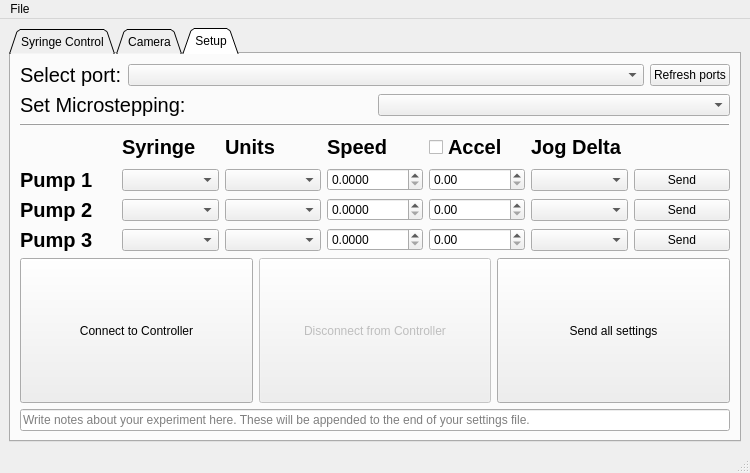
<?xml version="1.0" encoding="UTF-8"?>
<ui version="4.0">
 <class>MainWindow</class>
 <widget class="QMainWindow" name="MainWindow">
  <property name="geometry">
   <rect>
    <x>0</x>
    <y>0</y>
    <width>750</width>
    <height>473</height>
   </rect>
  </property>
  <property name="windowTitle">
   <string>Poseidon Controller</string>
  </property>
  <widget class="QWidget" name="centralwidget">
   <layout class="QVBoxLayout" name="verticalLayout">
    <item>
     <widget class="QTabWidget" name="tabWidget">
      <property name="focusPolicy">
       <enum>Qt::TabFocus</enum>
      </property>
      <property name="acceptDrops">
       <bool>false</bool>
      </property>
      <property name="tabPosition">
       <enum>QTabWidget::North</enum>
      </property>
      <property name="tabShape">
       <enum>QTabWidget::Triangular</enum>
      </property>
      <property name="currentIndex">
       <number>2</number>
      </property>
      <property name="iconSize">
       <size>
        <width>16</width>
        <height>16</height>
       </size>
      </property>
      <property name="movable">
       <bool>false</bool>
      </property>
      <widget class="QWidget" name="control">
       <attribute name="title">
        <string>Syringe Control</string>
       </attribute>
       <layout class="QHBoxLayout" name="horizontalLayout_10">
        <item>
         <layout class="QHBoxLayout" name="horizontalLayout_3">
          <item>
           <layout class="QVBoxLayout" name="verticalLayout_9">
            <item>
             <layout class="QGridLayout" name="gridLayout_6">
              <item row="0" column="2">
               <widget class="Line" name="line_4">
                <property name="frameShadow">
                 <enum>QFrame::Raised</enum>
                </property>
                <property name="lineWidth">
                 <number>3</number>
                </property>
                <property name="orientation">
                 <enum>Qt::Vertical</enum>
                </property>
               </widget>
              </item>
              <item row="0" column="0">
               <widget class="QLabel" name="label">
                <property name="font">
                 <font>
                  <pointsize>15</pointsize>
                  <weight>75</weight>
                  <bold>true</bold>
                 </font>
                </property>
                <property name="text">
                 <string/>
                </property>
                <property name="alignment">
                 <set>Qt::AlignCenter</set>
                </property>
               </widget>
              </item>
              <item row="2" column="3">
               <widget class="QLCDNumber" name="p2_incremental_DISP">
                <property name="frameShape">
                 <enum>QFrame::Panel</enum>
                </property>
                <property name="frameShadow">
                 <enum>QFrame::Sunken</enum>
                </property>
                <property name="digitCount">
                 <number>5</number>
                </property>
               </widget>
              </item>
              <item row="3" column="4">
               <widget class="QLCDNumber" name="p3_remain_DISP">
                <property name="frameShape">
                 <enum>QFrame::Panel</enum>
                </property>
                <property name="frameShadow">
                 <enum>QFrame::Sunken</enum>
                </property>
                <property name="digitCount">
                 <number>5</number>
                </property>
               </widget>
              </item>
              <item row="0" column="3">
               <layout class="QHBoxLayout" name="horizontalLayout_12">
                <item>
                 <widget class="QCheckBox" name="p2_activate_CHECKBOX">
                  <property name="sizePolicy">
                   <sizepolicy hsizetype="Maximum" vsizetype="Fixed">
                    <horstretch>0</horstretch>
                    <verstretch>0</verstretch>
                   </sizepolicy>
                  </property>
                  <property name="text">
                   <string/>
                  </property>
                 </widget>
                </item>
                <item>
                 <widget class="QLabel" name="label_6">
                  <property name="font">
                   <font>
                    <pointsize>15</pointsize>
                    <weight>75</weight>
                    <bold>true</bold>
                   </font>
                  </property>
                  <property name="text">
                   <string>Pump 2</string>
                  </property>
                  <property name="alignment">
                   <set>Qt::AlignCenter</set>
                  </property>
                 </widget>
                </item>
               </layout>
              </item>
              <item row="2" column="0">
               <widget class="QLabel" name="label_56">
                <property name="font">
                 <font>
                  <pointsize>15</pointsize>
                 </font>
                </property>
                <property name="text">
                 <string>Incremental</string>
                </property>
                <property name="alignment">
                 <set>Qt::AlignCenter</set>
                </property>
               </widget>
              </item>
              <item row="2" column="4">
               <widget class="QLCDNumber" name="p3_incremental_DISP">
                <property name="frameShape">
                 <enum>QFrame::Panel</enum>
                </property>
                <property name="frameShadow">
                 <enum>QFrame::Sunken</enum>
                </property>
                <property name="digitCount">
                 <number>5</number>
                </property>
               </widget>
              </item>
              <item row="0" column="1">
               <layout class="QHBoxLayout" name="horizontalLayout_14">
                <item>
                 <widget class="QCheckBox" name="p1_activate_CHECKBOX">
                  <property name="sizePolicy">
                   <sizepolicy hsizetype="Maximum" vsizetype="Fixed">
                    <horstretch>0</horstretch>
                    <verstretch>0</verstretch>
                   </sizepolicy>
                  </property>
                  <property name="text">
                   <string/>
                  </property>
                 </widget>
                </item>
                <item>
                 <widget class="QLabel" name="label_8">
                  <property name="font">
                   <font>
                    <pointsize>15</pointsize>
                    <weight>75</weight>
                    <bold>true</bold>
                   </font>
                  </property>
                  <property name="text">
                   <string>Pump 1</string>
                  </property>
                  <property name="alignment">
                   <set>Qt::AlignCenter</set>
                  </property>
                 </widget>
                </item>
               </layout>
              </item>
              <item row="3" column="0">
               <widget class="QLabel" name="label_57">
                <property name="font">
                 <font>
                  <pointsize>15</pointsize>
                 </font>
                </property>
                <property name="text">
                 <string>Remain</string>
                </property>
                <property name="alignment">
                 <set>Qt::AlignCenter</set>
                </property>
               </widget>
              </item>
              <item row="1" column="3">
               <widget class="QLCDNumber" name="p2_absolute_DISP">
                <property name="frameShape">
                 <enum>QFrame::Panel</enum>
                </property>
                <property name="frameShadow">
                 <enum>QFrame::Sunken</enum>
                </property>
                <property name="digitCount">
                 <number>5</number>
                </property>
               </widget>
              </item>
              <item row="3" column="1">
               <widget class="QLCDNumber" name="p1_remain_DISP">
                <property name="frameShape">
                 <enum>QFrame::Panel</enum>
                </property>
                <property name="frameShadow">
                 <enum>QFrame::Sunken</enum>
                </property>
                <property name="digitCount">
                 <number>5</number>
                </property>
               </widget>
              </item>
              <item row="2" column="1">
               <widget class="QLCDNumber" name="p1_incremental_DISP">
                <property name="frameShape">
                 <enum>QFrame::Panel</enum>
                </property>
                <property name="frameShadow">
                 <enum>QFrame::Sunken</enum>
                </property>
                <property name="digitCount">
                 <number>5</number>
                </property>
               </widget>
              </item>
              <item row="1" column="0">
               <widget class="QLabel" name="label_58">
                <property name="font">
                 <font>
                  <pointsize>15</pointsize>
                 </font>
                </property>
                <property name="text">
                 <string>Absolute</string>
                </property>
                <property name="alignment">
                 <set>Qt::AlignCenter</set>
                </property>
               </widget>
              </item>
              <item row="1" column="4">
               <widget class="QLCDNumber" name="p3_absolute_DISP">
                <property name="frameShape">
                 <enum>QFrame::Panel</enum>
                </property>
                <property name="frameShadow">
                 <enum>QFrame::Sunken</enum>
                </property>
                <property name="digitCount">
                 <number>5</number>
                </property>
               </widget>
              </item>
              <item row="3" column="3">
               <widget class="QLCDNumber" name="p2_remain_DISP">
                <property name="frameShape">
                 <enum>QFrame::Panel</enum>
                </property>
                <property name="frameShadow">
                 <enum>QFrame::Sunken</enum>
                </property>
                <property name="digitCount">
                 <number>5</number>
                </property>
               </widget>
              </item>
              <item row="0" column="4">
               <layout class="QHBoxLayout" name="horizontalLayout_13">
                <item>
                 <widget class="Line" name="line_5">
                  <property name="frameShadow">
                   <enum>QFrame::Raised</enum>
                  </property>
                  <property name="lineWidth">
                   <number>3</number>
                  </property>
                  <property name="orientation">
                   <enum>Qt::Vertical</enum>
                  </property>
                 </widget>
                </item>
                <item>
                 <widget class="QCheckBox" name="p3_activate_CHECKBOX">
                  <property name="sizePolicy">
                   <sizepolicy hsizetype="Maximum" vsizetype="Fixed">
                    <horstretch>0</horstretch>
                    <verstretch>0</verstretch>
                   </sizepolicy>
                  </property>
                  <property name="text">
                   <string/>
                  </property>
                 </widget>
                </item>
                <item>
                 <widget class="QLabel" name="label_25">
                  <property name="font">
                   <font>
                    <pointsize>15</pointsize>
                    <weight>75</weight>
                    <bold>true</bold>
                   </font>
                  </property>
                  <property name="text">
                   <string>Pump 3</string>
                  </property>
                  <property name="alignment">
                   <set>Qt::AlignCenter</set>
                  </property>
                 </widget>
                </item>
               </layout>
              </item>
              <item row="1" column="1">
               <widget class="QLCDNumber" name="p1_absolute_DISP">
                <property name="frameShape">
                 <enum>QFrame::Panel</enum>
                </property>
                <property name="frameShadow">
                 <enum>QFrame::Sunken</enum>
                </property>
                <property name="digitCount">
                 <number>4</number>
                </property>
               </widget>
              </item>
             </layout>
            </item>
            <item>
             <widget class="Line" name="line_3">
              <property name="frameShadow">
               <enum>QFrame::Raised</enum>
              </property>
              <property name="lineWidth">
               <number>2</number>
              </property>
              <property name="orientation">
               <enum>Qt::Horizontal</enum>
              </property>
             </widget>
            </item>
            <item>
             <layout class="QGridLayout" name="gridLayout_3">
              <item row="3" column="3">
               <layout class="QHBoxLayout" name="horizontalLayout_8">
                <item>
                 <layout class="QHBoxLayout" name="horizontalLayout_9">
                  <item>
                   <widget class="QDoubleSpinBox" name="p2_amount_INPUT">
                    <property name="decimals">
                     <number>3</number>
                    </property>
                    <property name="minimum">
                     <double>-99.000000000000000</double>
                    </property>
                   </widget>
                  </item>
                 </layout>
                </item>
                <item>
                 <widget class="QLabel" name="p2_units_LABEL_2">
                  <property name="text">
                   <string>[units]</string>
                  </property>
                  <property name="alignment">
                   <set>Qt::AlignCenter</set>
                  </property>
                 </widget>
                </item>
               </layout>
              </item>
              <item row="4" column="3">
               <layout class="QHBoxLayout" name="horizontalLayout_15">
                <item>
                 <layout class="QHBoxLayout" name="horizontalLayout_16">
                  <item>
                   <widget class="QDoubleSpinBox" name="p3_amount_INPUT">
                    <property name="decimals">
                     <number>3</number>
                    </property>
                    <property name="minimum">
                     <double>-99.000000000000000</double>
                    </property>
                   </widget>
                  </item>
                 </layout>
                </item>
                <item>
                 <widget class="QLabel" name="p3_units_LABEL_2">
                  <property name="text">
                   <string>[units]</string>
                  </property>
                  <property name="alignment">
                   <set>Qt::AlignCenter</set>
                  </property>
                 </widget>
                </item>
               </layout>
              </item>
              <item row="2" column="3">
               <layout class="QHBoxLayout" name="horizontalLayout">
                <item>
                 <layout class="QHBoxLayout" name="horizontalLayout_6">
                  <item>
                   <widget class="QDoubleSpinBox" name="p1_amount_INPUT">
                    <property name="decimals">
                     <number>3</number>
                    </property>
                    <property name="minimum">
                     <double>-99.000000000000000</double>
                    </property>
                   </widget>
                  </item>
                 </layout>
                </item>
                <item>
                 <widget class="QLabel" name="p1_units_LABEL_2">
                  <property name="text">
                   <string>[units]</string>
                  </property>
                  <property name="alignment">
                   <set>Qt::AlignCenter</set>
                  </property>
                 </widget>
                </item>
               </layout>
              </item>
              <item row="1" column="0">
               <widget class="QLabel" name="label_23">
                <property name="font">
                 <font>
                  <pointsize>15</pointsize>
                  <weight>75</weight>
                  <italic>false</italic>
                  <bold>true</bold>
                  <underline>false</underline>
                 </font>
                </property>
                <property name="text">
                 <string/>
                </property>
                <property name="alignment">
                 <set>Qt::AlignCenter</set>
                </property>
               </widget>
              </item>
              <item row="3" column="0">
               <widget class="QLabel" name="label_14">
                <property name="font">
                 <font>
                  <pointsize>15</pointsize>
                  <weight>75</weight>
                  <bold>true</bold>
                 </font>
                </property>
                <property name="text">
                 <string>Pump 2</string>
                </property>
                <property name="alignment">
                 <set>Qt::AlignCenter</set>
                </property>
               </widget>
              </item>
              <item row="4" column="0">
               <widget class="QLabel" name="label_15">
                <property name="font">
                 <font>
                  <pointsize>15</pointsize>
                  <weight>75</weight>
                  <bold>true</bold>
                 </font>
                </property>
                <property name="text">
                 <string>Pump 3</string>
                </property>
                <property name="alignment">
                 <set>Qt::AlignCenter</set>
                </property>
               </widget>
              </item>
              <item row="1" column="2">
               <widget class="QLabel" name="label_24">
                <property name="font">
                 <font>
                  <pointsize>15</pointsize>
                  <weight>75</weight>
                  <italic>false</italic>
                  <bold>true</bold>
                  <underline>false</underline>
                 </font>
                </property>
                <property name="text">
                 <string>Speed</string>
                </property>
                <property name="alignment">
                 <set>Qt::AlignCenter</set>
                </property>
               </widget>
              </item>
              <item row="2" column="2">
               <widget class="QLabel" name="p1_units_LABEL">
                <property name="text">
                 <string>[units]</string>
                </property>
                <property name="alignment">
                 <set>Qt::AlignCenter</set>
                </property>
               </widget>
              </item>
              <item row="4" column="1">
               <widget class="QLabel" name="p3_syringe_LABEL">
                <property name="text">
                 <string>syringe</string>
                </property>
                <property name="alignment">
                 <set>Qt::AlignCenter</set>
                </property>
               </widget>
              </item>
              <item row="3" column="2">
               <widget class="QLabel" name="p2_units_LABEL">
                <property name="text">
                 <string>[units]</string>
                </property>
                <property name="alignment">
                 <set>Qt::AlignCenter</set>
                </property>
               </widget>
              </item>
              <item row="2" column="0">
               <widget class="QLabel" name="label_13">
                <property name="font">
                 <font>
                  <pointsize>15</pointsize>
                  <weight>75</weight>
                  <bold>true</bold>
                 </font>
                </property>
                <property name="text">
                 <string>Pump 1</string>
                </property>
                <property name="alignment">
                 <set>Qt::AlignCenter</set>
                </property>
               </widget>
              </item>
              <item row="1" column="1">
               <widget class="QLabel" name="label_27">
                <property name="font">
                 <font>
                  <pointsize>15</pointsize>
                  <weight>75</weight>
                  <italic>false</italic>
                  <bold>true</bold>
                  <underline>false</underline>
                 </font>
                </property>
                <property name="text">
                 <string>Syringe</string>
                </property>
                <property name="alignment">
                 <set>Qt::AlignCenter</set>
                </property>
               </widget>
              </item>
              <item row="4" column="2">
               <widget class="QLabel" name="p3_units_LABEL">
                <property name="text">
                 <string>[units]</string>
                </property>
                <property name="alignment">
                 <set>Qt::AlignCenter</set>
                </property>
               </widget>
              </item>
              <item row="3" column="1">
               <widget class="QLabel" name="p2_syringe_LABEL">
                <property name="text">
                 <string>syringe</string>
                </property>
                <property name="alignment">
                 <set>Qt::AlignCenter</set>
                </property>
               </widget>
              </item>
              <item row="2" column="1">
               <widget class="QLabel" name="p1_syringe_LABEL">
                <property name="text">
                 <string>syringe</string>
                </property>
                <property name="alignment">
                 <set>Qt::AlignCenter</set>
                </property>
               </widget>
              </item>
              <item row="1" column="3">
               <widget class="QLabel" name="label_10">
                <property name="font">
                 <font>
                  <pointsize>15</pointsize>
                  <weight>75</weight>
                  <italic>false</italic>
                  <bold>true</bold>
                  <underline>false</underline>
                 </font>
                </property>
                <property name="text">
                 <string>Amount </string>
                </property>
                <property name="alignment">
                 <set>Qt::AlignCenter</set>
                </property>
               </widget>
              </item>
             </layout>
            </item>
           </layout>
          </item>
          <item>
           <widget class="Line" name="line">
            <property name="frameShadow">
             <enum>QFrame::Raised</enum>
            </property>
            <property name="lineWidth">
             <number>2</number>
            </property>
            <property name="orientation">
             <enum>Qt::Vertical</enum>
            </property>
           </widget>
          </item>
          <item>
           <layout class="QVBoxLayout" name="verticalLayout_2">
            <item>
             <layout class="QHBoxLayout" name="horizontalLayout_11">
              <item>
               <widget class="QPushButton" name="run_BTN">
                <property name="sizePolicy">
                 <sizepolicy hsizetype="Minimum" vsizetype="Minimum">
                  <horstretch>0</horstretch>
                  <verstretch>0</verstretch>
                 </sizepolicy>
                </property>
                <property name="font">
                 <font>
                  <weight>75</weight>
                  <bold>true</bold>
                 </font>
                </property>
                <property name="text">
                 <string>Run</string>
                </property>
               </widget>
              </item>
              <item>
               <widget class="QPushButton" name="pause_BTN">
                <property name="sizePolicy">
                 <sizepolicy hsizetype="Minimum" vsizetype="Minimum">
                  <horstretch>0</horstretch>
                  <verstretch>0</verstretch>
                 </sizepolicy>
                </property>
                <property name="text">
                 <string>Pause</string>
                </property>
               </widget>
              </item>
              <item>
               <widget class="QPushButton" name="zero_BTN">
                <property name="sizePolicy">
                 <sizepolicy hsizetype="Minimum" vsizetype="Minimum">
                  <horstretch>0</horstretch>
                  <verstretch>0</verstretch>
                 </sizepolicy>
                </property>
                <property name="text">
                 <string>Zero</string>
                </property>
               </widget>
              </item>
             </layout>
            </item>
            <item>
             <widget class="QPushButton" name="stop_BTN">
              <property name="sizePolicy">
               <sizepolicy hsizetype="Minimum" vsizetype="Minimum">
                <horstretch>0</horstretch>
                <verstretch>0</verstretch>
               </sizepolicy>
              </property>
              <property name="font">
               <font>
                <weight>75</weight>
                <bold>true</bold>
               </font>
              </property>
              <property name="text">
               <string>STOP</string>
              </property>
             </widget>
            </item>
            <item>
             <widget class="Line" name="line_2">
              <property name="frameShadow">
               <enum>QFrame::Raised</enum>
              </property>
              <property name="lineWidth">
               <number>2</number>
              </property>
              <property name="orientation">
               <enum>Qt::Horizontal</enum>
              </property>
             </widget>
            </item>
            <item>
             <layout class="QHBoxLayout" name="horizontalLayout_4">
              <item>
               <layout class="QVBoxLayout" name="verticalLayout_12">
                <item>
                 <widget class="QPushButton" name="jog_plus_BTN">
                  <property name="sizePolicy">
                   <sizepolicy hsizetype="Minimum" vsizetype="Minimum">
                    <horstretch>0</horstretch>
                    <verstretch>0</verstretch>
                   </sizepolicy>
                  </property>
                  <property name="text">
                   <string>Jog +</string>
                  </property>
                 </widget>
                </item>
                <item>
                 <widget class="QPushButton" name="jog_minus_BTN">
                  <property name="sizePolicy">
                   <sizepolicy hsizetype="Minimum" vsizetype="Minimum">
                    <horstretch>0</horstretch>
                    <verstretch>0</verstretch>
                   </sizepolicy>
                  </property>
                  <property name="text">
                   <string>Jog -</string>
                  </property>
                 </widget>
                </item>
               </layout>
              </item>
              <item>
               <widget class="Line" name="line_15">
                <property name="frameShadow">
                 <enum>QFrame::Raised</enum>
                </property>
                <property name="lineWidth">
                 <number>2</number>
                </property>
                <property name="orientation">
                 <enum>Qt::Vertical</enum>
                </property>
               </widget>
              </item>
              <item>
               <layout class="QVBoxLayout" name="verticalLayout_3">
                <item>
                 <widget class="QLabel" name="label_43">
                  <property name="sizePolicy">
                   <sizepolicy hsizetype="Preferred" vsizetype="Maximum">
                    <horstretch>0</horstretch>
                    <verstretch>0</verstretch>
                   </sizepolicy>
                  </property>
                  <property name="font">
                   <font>
                    <pointsize>15</pointsize>
                    <weight>75</weight>
                    <bold>true</bold>
                   </font>
                  </property>
                  <property name="text">
                   <string>Coord.</string>
                  </property>
                  <property name="alignment">
                   <set>Qt::AlignCenter</set>
                  </property>
                 </widget>
                </item>
                <item>
                 <widget class="QRadioButton" name="absolute_RADIO">
                  <property name="font">
                   <font>
                    <pointsize>15</pointsize>
                   </font>
                  </property>
                  <property name="text">
                   <string>Abs.</string>
                  </property>
                  <property name="checked">
                   <bool>true</bool>
                  </property>
                 </widget>
                </item>
                <item>
                 <widget class="QRadioButton" name="incremental_RADIO">
                  <property name="font">
                   <font>
                    <pointsize>15</pointsize>
                   </font>
                  </property>
                  <property name="text">
                   <string>Incr.</string>
                  </property>
                 </widget>
                </item>
               </layout>
              </item>
             </layout>
            </item>
           </layout>
          </item>
         </layout>
        </item>
       </layout>
      </widget>
      <widget class="QWidget" name="camera">
       <attribute name="title">
        <string>Camera</string>
       </attribute>
       <layout class="QVBoxLayout" name="verticalLayout_11">
        <item>
         <widget class="QLabel" name="imgLabel">
          <property name="sizePolicy">
           <sizepolicy hsizetype="Preferred" vsizetype="MinimumExpanding">
            <horstretch>0</horstretch>
            <verstretch>0</verstretch>
           </sizepolicy>
          </property>
          <property name="text">
           <string/>
          </property>
          <property name="alignment">
           <set>Qt::AlignCenter</set>
          </property>
         </widget>
        </item>
        <item>
         <layout class="QVBoxLayout" name="verticalLayout_10">
          <item>
           <layout class="QHBoxLayout" name="horizontalLayout_5">
            <item>
             <widget class="QPushButton" name="camera_connect_BTN">
              <property name="sizePolicy">
               <sizepolicy hsizetype="Minimum" vsizetype="Maximum">
                <horstretch>0</horstretch>
                <verstretch>0</verstretch>
               </sizepolicy>
              </property>
              <property name="text">
               <string>Connect</string>
              </property>
             </widget>
            </item>
            <item>
             <widget class="QPushButton" name="camera_disconnect_BTN">
              <property name="sizePolicy">
               <sizepolicy hsizetype="Minimum" vsizetype="Maximum">
                <horstretch>0</horstretch>
                <verstretch>0</verstretch>
               </sizepolicy>
              </property>
              <property name="text">
               <string>Disconnect</string>
              </property>
             </widget>
            </item>
            <item>
             <widget class="QPushButton" name="camera_capture_image_BTN">
              <property name="sizePolicy">
               <sizepolicy hsizetype="Minimum" vsizetype="Maximum">
                <horstretch>0</horstretch>
                <verstretch>0</verstretch>
               </sizepolicy>
              </property>
              <property name="text">
               <string>Capture Image</string>
              </property>
             </widget>
            </item>
           </layout>
          </item>
         </layout>
        </item>
       </layout>
      </widget>
      <widget class="QWidget" name="setup">
       <attribute name="title">
        <string>Setup</string>
       </attribute>
       <layout class="QVBoxLayout" name="verticalLayout_14">
        <item>
         <layout class="QHBoxLayout" name="horizontalLayout_2">
          <item>
           <widget class="QLabel" name="label_7">
            <property name="sizePolicy">
             <sizepolicy hsizetype="Maximum" vsizetype="Preferred">
              <horstretch>0</horstretch>
              <verstretch>0</verstretch>
             </sizepolicy>
            </property>
            <property name="font">
             <font>
              <pointsize>15</pointsize>
             </font>
            </property>
            <property name="text">
             <string>Select port:</string>
            </property>
           </widget>
          </item>
          <item>
           <widget class="QComboBox" name="port_DROPDOWN"/>
          </item>
          <item>
           <widget class="QPushButton" name="refresh_ports_BTN">
            <property name="sizePolicy">
             <sizepolicy hsizetype="Maximum" vsizetype="Fixed">
              <horstretch>0</horstretch>
              <verstretch>0</verstretch>
             </sizepolicy>
            </property>
            <property name="text">
             <string>Refresh ports</string>
            </property>
           </widget>
          </item>
         </layout>
        </item>
        <item>
         <layout class="QHBoxLayout" name="horizontalLayout_17">
          <item>
           <widget class="QLabel" name="label_5">
            <property name="font">
             <font>
              <pointsize>15</pointsize>
             </font>
            </property>
            <property name="text">
             <string>Set Microstepping:</string>
            </property>
           </widget>
          </item>
          <item>
           <widget class="QComboBox" name="microstepping_DROPDOWN"/>
          </item>
         </layout>
        </item>
        <item>
         <widget class="Line" name="line_6">
          <property name="frameShadow">
           <enum>QFrame::Raised</enum>
          </property>
          <property name="orientation">
           <enum>Qt::Horizontal</enum>
          </property>
         </widget>
        </item>
        <item>
         <layout class="QVBoxLayout" name="verticalLayout_13">
          <item>
           <layout class="QGridLayout" name="gridLayout">
            <item row="2" column="4">
             <widget class="QDoubleSpinBox" name="p2_accel_INPUT">
              <property name="maximum">
               <double>99999.990000000005239</double>
              </property>
             </widget>
            </item>
            <item row="1" column="3">
             <widget class="QDoubleSpinBox" name="p1_speed_INPUT">
              <property name="decimals">
               <number>4</number>
              </property>
              <property name="maximum">
               <double>9999.998999999999796</double>
              </property>
             </widget>
            </item>
            <item row="2" column="1">
             <widget class="QComboBox" name="p2_syringe_DROPDOWN"/>
            </item>
            <item row="2" column="2">
             <widget class="QComboBox" name="p2_units_DROPDOWN"/>
            </item>
            <item row="3" column="2">
             <widget class="QComboBox" name="p3_units_DROPDOWN"/>
            </item>
            <item row="2" column="3">
             <widget class="QDoubleSpinBox" name="p2_speed_INPUT">
              <property name="decimals">
               <number>4</number>
              </property>
              <property name="maximum">
               <double>9999.998999999999796</double>
              </property>
             </widget>
            </item>
            <item row="1" column="4">
             <widget class="QDoubleSpinBox" name="p1_accel_INPUT">
              <property name="maximum">
               <double>99999.990000000005239</double>
              </property>
             </widget>
            </item>
            <item row="3" column="1">
             <widget class="QComboBox" name="p3_syringe_DROPDOWN"/>
            </item>
            <item row="3" column="3">
             <widget class="QDoubleSpinBox" name="p3_speed_INPUT">
              <property name="decimals">
               <number>4</number>
              </property>
              <property name="maximum">
               <double>9999.998999999999796</double>
              </property>
             </widget>
            </item>
            <item row="0" column="5">
             <widget class="QLabel" name="label_20">
              <property name="font">
               <font>
                <pointsize>15</pointsize>
                <weight>75</weight>
                <bold>true</bold>
               </font>
              </property>
              <property name="text">
               <string>Jog Delta</string>
              </property>
             </widget>
            </item>
            <item row="1" column="1">
             <widget class="QComboBox" name="p1_syringe_DROPDOWN"/>
            </item>
            <item row="1" column="2">
             <widget class="QComboBox" name="p1_units_DROPDOWN"/>
            </item>
            <item row="0" column="1">
             <widget class="QLabel" name="label_16">
              <property name="font">
               <font>
                <pointsize>15</pointsize>
                <weight>75</weight>
                <bold>true</bold>
               </font>
              </property>
              <property name="text">
               <string>Syringe</string>
              </property>
             </widget>
            </item>
            <item row="1" column="0">
             <widget class="QLabel" name="label_2">
              <property name="font">
               <font>
                <pointsize>15</pointsize>
                <weight>75</weight>
                <bold>true</bold>
               </font>
              </property>
              <property name="text">
               <string>Pump 1</string>
              </property>
             </widget>
            </item>
            <item row="2" column="0">
             <widget class="QLabel" name="label_3">
              <property name="font">
               <font>
                <pointsize>15</pointsize>
                <weight>75</weight>
                <bold>true</bold>
               </font>
              </property>
              <property name="text">
               <string>Pump 2</string>
              </property>
             </widget>
            </item>
            <item row="0" column="3">
             <widget class="QLabel" name="label_18">
              <property name="font">
               <font>
                <pointsize>15</pointsize>
                <weight>75</weight>
                <bold>true</bold>
               </font>
              </property>
              <property name="text">
               <string>Speed</string>
              </property>
             </widget>
            </item>
            <item row="0" column="2">
             <widget class="QLabel" name="label_17">
              <property name="font">
               <font>
                <pointsize>15</pointsize>
                <weight>75</weight>
                <bold>true</bold>
               </font>
              </property>
              <property name="text">
               <string>Units</string>
              </property>
             </widget>
            </item>
            <item row="3" column="4">
             <widget class="QDoubleSpinBox" name="p3_accel_INPUT">
              <property name="maximum">
               <double>99999.990000000005239</double>
              </property>
             </widget>
            </item>
            <item row="3" column="0">
             <widget class="QLabel" name="label_4">
              <property name="font">
               <font>
                <pointsize>15</pointsize>
                <weight>75</weight>
                <bold>true</bold>
               </font>
              </property>
              <property name="text">
               <string>Pump 3</string>
              </property>
             </widget>
            </item>
            <item row="1" column="6">
             <widget class="QPushButton" name="p1_setup_send_BTN">
              <property name="text">
               <string>Send</string>
              </property>
             </widget>
            </item>
            <item row="2" column="6">
             <widget class="QPushButton" name="p2_setup_send_BTN">
              <property name="text">
               <string>Send</string>
              </property>
             </widget>
            </item>
            <item row="3" column="6">
             <widget class="QPushButton" name="p3_setup_send_BTN">
              <property name="text">
               <string>Send</string>
              </property>
             </widget>
            </item>
            <item row="1" column="5">
             <widget class="QComboBox" name="p1_setup_jog_delta_INPUT"/>
            </item>
            <item row="2" column="5">
             <widget class="QComboBox" name="p2_setup_jog_delta_INPUT"/>
            </item>
            <item row="3" column="5">
             <widget class="QComboBox" name="p3_setup_jog_delta_INPUT"/>
            </item>
            <item row="0" column="4">
             <widget class="QCheckBox" name="accel_CHECKBOX">
              <property name="font">
               <font>
                <pointsize>15</pointsize>
                <weight>75</weight>
                <bold>true</bold>
               </font>
              </property>
              <property name="text">
               <string>Accel</string>
              </property>
             </widget>
            </item>
           </layout>
          </item>
          <item>
           <layout class="QHBoxLayout" name="horizontalLayout_7">
            <item>
             <widget class="QPushButton" name="connect_BTN">
              <property name="sizePolicy">
               <sizepolicy hsizetype="Minimum" vsizetype="Minimum">
                <horstretch>0</horstretch>
                <verstretch>0</verstretch>
               </sizepolicy>
              </property>
              <property name="text">
               <string>Connect to Controller</string>
              </property>
             </widget>
            </item>
            <item>
             <widget class="QPushButton" name="disconnect_BTN">
              <property name="enabled">
               <bool>false</bool>
              </property>
              <property name="sizePolicy">
               <sizepolicy hsizetype="Minimum" vsizetype="Minimum">
                <horstretch>0</horstretch>
                <verstretch>0</verstretch>
               </sizepolicy>
              </property>
              <property name="text">
               <string>Disconnect from Controller</string>
              </property>
             </widget>
            </item>
            <item>
             <widget class="QPushButton" name="send_all_BTN">
              <property name="sizePolicy">
               <sizepolicy hsizetype="Minimum" vsizetype="Minimum">
                <horstretch>0</horstretch>
                <verstretch>0</verstretch>
               </sizepolicy>
              </property>
              <property name="acceptDrops">
               <bool>true</bool>
              </property>
              <property name="text">
               <string>Send all settings</string>
              </property>
             </widget>
            </item>
           </layout>
          </item>
         </layout>
        </item>
        <item>
         <widget class="QLineEdit" name="experiment_notes">
          <property name="placeholderText">
           <string>Write notes about your experiment here. These will be appended to the end of your settings file.</string>
          </property>
         </widget>
        </item>
       </layout>
      </widget>
     </widget>
    </item>
   </layout>
  </widget>
  <widget class="QStatusBar" name="status_bar_DISP"/>
  <widget class="QMenuBar" name="menuBar">
   <property name="geometry">
    <rect>
     <x>0</x>
     <y>0</y>
     <width>750</width>
     <height>24</height>
    </rect>
   </property>
   <property name="nativeMenuBar">
    <bool>false</bool>
   </property>
   <widget class="QMenu" name="menuFile">
    <property name="title">
     <string>File</string>
    </property>
    <addaction name="load_settings_BTN"/>
    <addaction name="save_settings_BTN"/>
   </widget>
   <addaction name="menuFile"/>
  </widget>
  <action name="load_settings_INPUT">
   <property name="text">
    <string>Load settings</string>
   </property>
  </action>
  <action name="save_settings_INPUT">
   <property name="text">
    <string>Save settings</string>
   </property>
  </action>
  <action name="load_settings_BTN">
   <property name="text">
    <string>Load settings</string>
   </property>
  </action>
  <action name="save_settings_BTN">
   <property name="text">
    <string>Save settings</string>
   </property>
  </action>
 </widget>
 <resources/>
 <connections/>
</ui>
